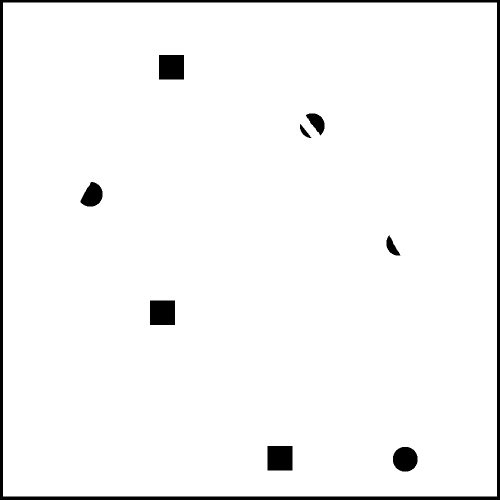
#> input picture homework4/maps/circles_test.png, 1000 x 1000 px, found by its file name (shown at 1/2 size)
$ python test_hough.py   (Python 2 division)
#> lines starting #> are read from the running program, lines starting #| are printed output that depends on the picture; after the words box and inside, x2 and y2 are one past the last pixel; in counts of white or black regions, pixels touching at a corner belong together
import numpy as np
import matplotlib.pyplot as plt

from skimage import data, color
from skimage.transform import hough_circle, hough_circle_peaks
from skimage.feature import canny
from skimage.draw import circle_perimeter
from skimage.util import img_as_ubyte
from skimage.io import imread, imshow

import skimage
import cv2 as cv


# Load picture and detect edges
# image = img_as_ubyte(data.coins()[160:230, 70:270])
#filename = "/home/parallels/catkin_ws/src/homework4/maps/circles_highres.png"
filename = "/home/parallels/catkin_ws/src/homework4/maps/circles_test.png"

image = imread(filename, as_gray=True)
#> image: shape (1000, 1000) float64; values 0 (black) and 1 (white), 96.4% white; 9 black regions, largest, box (x1, y1, x2, y2) and area: (0, 0, 1000, 1000) 23856, (318, 110, 368, 159) 2450, (300, 601, 350, 650) 2450

# [26 lines of commented-out code are left out]
print("same thing with CV2")

map = image
map = map.astype(np.uint8)
# kernel = np.ones((3, 3), np.float32) / 4
# map = cv.filter2D(map, -1, kernel)
circles = cv.HoughCircles(map, cv.HOUGH_GRADIENT, 1, 10,
                          param1=5, param2=5,
                          minRadius=23, maxRadius=27)
#> circles = [[808.5, 917.5, 24.1], [797.5, 485.5, 25.7], [181.5, 387.5, 24.1], [624.5, 252.5, 24]]
if circles is not None:
    circles = np.uint16(np.around(circles))
#> circles = [[808, 918, 24], [798, 486, 26], [182, 388, 24], [624, 252, 24]]
    for circle in circles[0, :]:
        center = (circle[0], circle[1])
        # [5 lines of commented-out code are left out]
        cv.circle(map, center, 1, (0, 100, 100), 3)
        # circle outline
        radius = circle[2]
        print "radius=", radius
        cv.circle(map, center, radius, (255, 0, 255), 3)
#> this loop made 4 passes
#| radius= 24
#| radius= 26
#| radius= 24
#| radius= 24
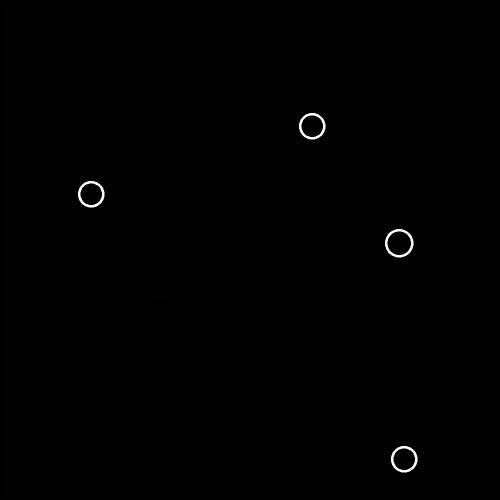
#> map: shape (1000, 1000) (shown at 1/2 size); min 0, max 255, mean 1.7

cv.imshow("detected circles", map)
cv.waitKey(3000)
